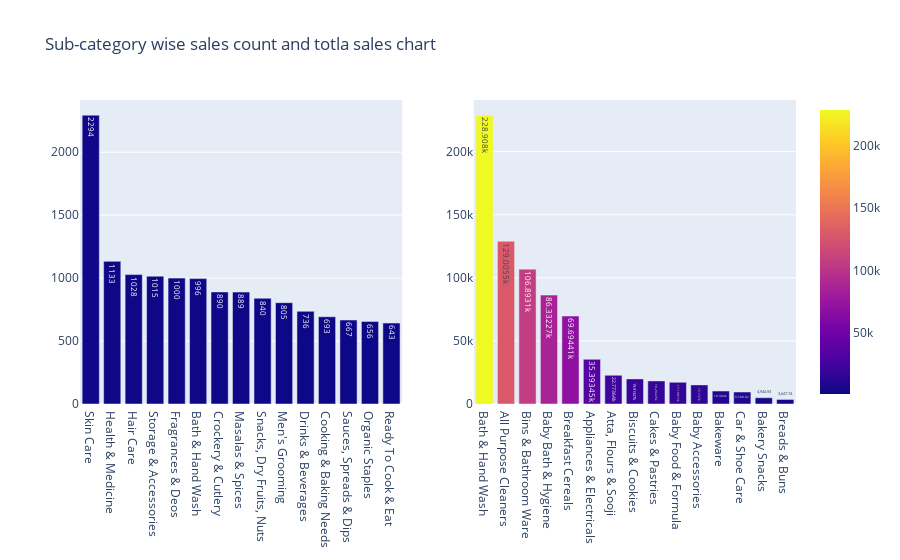

Notebook source saved alongside this figure:
### Code cell
fig = make_subplots(rows=1, cols=2)

category_counts = products['sub_category'].value_counts()
category_counts_df =pd.DataFrame({'sub_category':category_counts.index, "Value": category_counts.values})[0:15]
fig1 = px.bar(category_counts_df, x="sub_category", y="Value", color='Value' , title="Sub-category wise sales count", color_continuous_scale='oranges',
 text_auto=True,)

category_amount_sales = products.groupby('sub_category')['sale_price'].sum()
category_amount_sales =pd.DataFrame({'sub_category':category_amount_sales.index, "sales_price": category_amount_sales.values})[0:15]
category_amount_sales = category_amount_sales.sort_values('sales_price',ascending=False)
fig2 = px.bar(category_amount_sales, x='sub_category' , y="sales_price", color='sales_price' , title="Sub-category wise Total sales", color_continuous_scale='oranges',
 text_auto=True,)

fig.add_trace(fig1['data'][0], row=1, col=1)
fig.add_trace(fig2['data'][0], row=1, col=2)
fig.update_layout(
    title='Sub-category wise sales count and totla sales chart',
)

fig.show()

### Figure 1 — Plotly figure (JSON) as saved in the notebook; plotly's stock layout.template omitted (floating-point values rounded to 4 significant figures)
{"data": [{"alignmentgroup": "True", "hovertemplate": "sub_category=%{x}<br>Value=%{marker.color}<extra></extra>", "legendgroup": "", "marker": {"color": [2294, 1133, 1028, 1015, 1000, 996, 890, 889, 840, 805, 736, 693, 667, 656, 643], "coloraxis": "coloraxis", "pattern": {"shape": ""}}, "name": "", "offsetgroup": "", "orientation": "v", "showlegend": false, "textposition": "auto", "texttemplate": "%{y}", "type": "bar", "x": ["Skin Care", "Health & Medicine", "Hair Care", "Storage & Accessories", "Fragrances & Deos", "Bath & Hand Wash", "Crockery & Cutlery", "Masalas & Spices", "Snacks, Dry Fruits, Nuts", "Men's Grooming", "Drinks & Beverages", "Cooking & Baking Needs", "Sauces, Spreads & Dips", "Organic Staples", "Ready To Cook & Eat"], "xaxis": "x", "y": [2294, 1133, 1028, 1015, 1000, 996, 890, 889, 840, 805, 736, 693, 667, 656, 643], "yaxis": "y"}, {"alignmentgroup": "True", "hovertemplate": "sub_category=%{x}<br>sales_price=%{marker.color}<extra></extra>", "legendgroup": "", "marker": {"color": [228900.0, 129000.0, 106900.0, 86330.0, 69690.0, 35390.0, 22770.0, 19910.0, 18290.0, 17200.0, 15157, 10304, 9509.0, 4945.0, 3648.0], "coloraxis": "coloraxis", "pattern": {"shape": ""}}, "name": "", "offsetgroup": "", "orientation": "v", "showlegend": false, "textposition": "auto", "texttemplate": "%{y}", "type": "bar", "x": ["Bath & Hand Wash", "All Purpose Cleaners", "Bins & Bathroom Ware", "Baby Bath & Hygiene", "Breakfast Cereals", "Appliances & Electricals", "Atta, Flours & Sooji", "Biscuits & Cookies", "Cakes & Pastries", "Baby Food & Formula", "Baby Accessories", "Bakeware", "Car & Shoe Care", "Bakery Snacks", "Breads & Buns"], "xaxis": "x2", "y": [228900.0, 129000.0, 106900.0, 86330.0, 69690.0, 35390.0, 22770.0, 19910.0, 18290.0, 17200.0, 15157, 10304, 9509.0, 4945.0, 3648.0], "yaxis": "y2"}], "layout": {"title": {"text": "Sub-category wise sales count and totla sales chart"}, "xaxis": {"anchor": "y", "domain": [0, 0.45]}, "xaxis2": {"anchor": "y2", "domain": [0.55, 1]}, "yaxis": {"anchor": "x", "domain": [0, 1]}, "yaxis2": {"anchor": "x2", "domain": [0, 1]}}}
